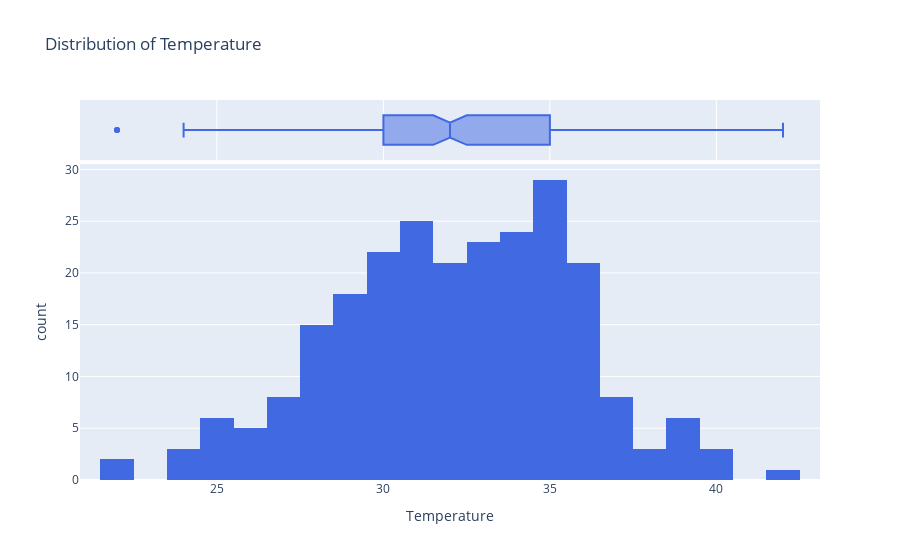
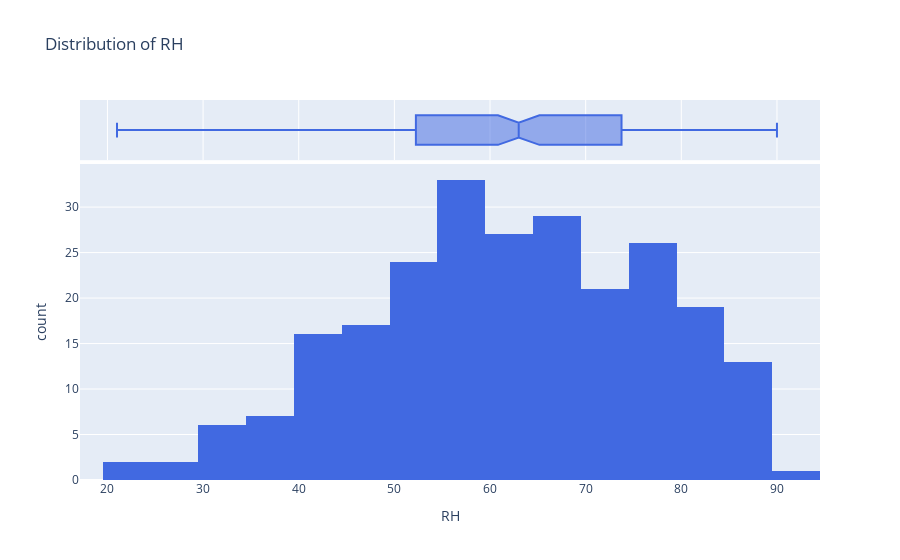
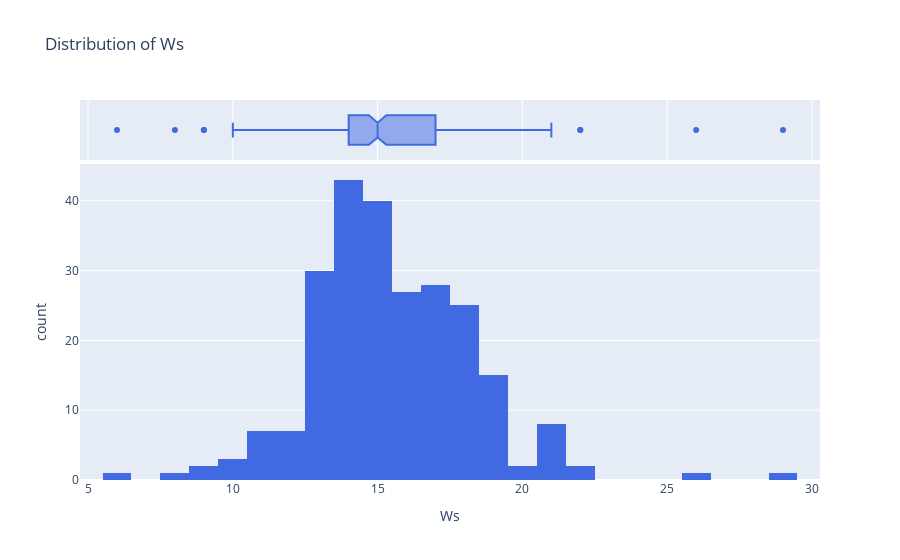
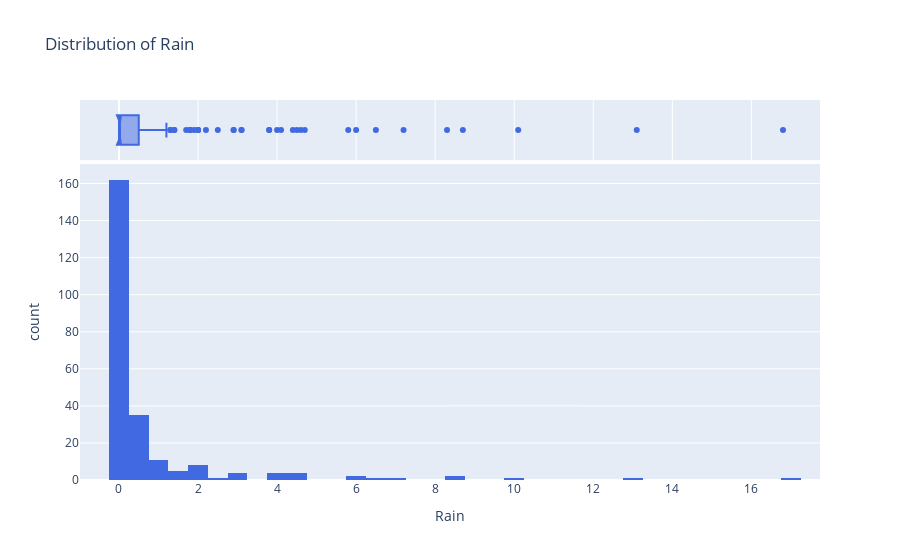

Write notebook code for charts like these, in order.
### Code cell
for feature in ['Temperature', 'RH', 'Ws', 'Rain']:
    histogram = px.histogram(Algeria_data, x=feature, 
                             title=f'Distribution of {feature}',
                             labels={feature: feature, 'count': 'Frequency'},
                             marginal="box", 
                             color_discrete_sequence=['royalblue'])
    histogram.show()

### Figure 1 — Plotly figure (JSON) as saved in the notebook; plotly's stock layout.template omitted (floating-point values rounded to 4 significant figures; data arrays with more than 128 entries replaced by an {"elided": "..."} marker saying what was removed)
{"data": [{"alignmentgroup": "True", "bingroup": "x", "hovertemplate": "Temperature=%{x}<br>count=%{y}<extra></extra>", "legendgroup": "", "marker": {"color": "royalblue", "pattern": {"shape": ""}}, "name": "", "offsetgroup": "", "orientation": "v", "showlegend": false, "type": "histogram", "x": {"elided": "243 int values"}, "xaxis": "x", "yaxis": "y"}, {"alignmentgroup": "True", "hovertemplate": "Temperature=%{x}<extra></extra>", "legendgroup": "", "marker": {"color": "royalblue"}, "name": "", "notched": true, "offsetgroup": "", "showlegend": false, "type": "box", "x": {"elided": "243 int values"}, "xaxis": "x2", "yaxis": "y2"}], "layout": {"barmode": "relative", "legend": {"tracegroupgap": 0}, "title": {"text": "Distribution of Temperature"}, "xaxis": {"anchor": "y", "domain": [0, 1], "title": {"text": "Temperature"}}, "xaxis2": {"anchor": "y2", "domain": [0, 1], "matches": "x", "showgrid": true, "showticklabels": false}, "yaxis": {"anchor": "x", "domain": [0, 0.8316], "title": {"text": "count"}}, "yaxis2": {"anchor": "x2", "domain": [0.8416, 1], "matches": "y2", "showgrid": false, "showline": false, "showticklabels": false, "ticks": ""}}}

### Figure 2 — Plotly figure (JSON) as saved in the notebook; plotly's stock layout.template omitted (floating-point values rounded to 4 significant figures; data arrays with more than 128 entries replaced by an {"elided": "..."} marker saying what was removed)
{"data": [{"alignmentgroup": "True", "bingroup": "x", "hovertemplate": "RH=%{x}<br>count=%{y}<extra></extra>", "legendgroup": "", "marker": {"color": "royalblue", "pattern": {"shape": ""}}, "name": "", "offsetgroup": "", "orientation": "v", "showlegend": false, "type": "histogram", "x": {"elided": "243 int values"}, "xaxis": "x", "yaxis": "y"}, {"alignmentgroup": "True", "hovertemplate": "RH=%{x}<extra></extra>", "legendgroup": "", "marker": {"color": "royalblue"}, "name": "", "notched": true, "offsetgroup": "", "showlegend": false, "type": "box", "x": {"elided": "243 int values"}, "xaxis": "x2", "yaxis": "y2"}], "layout": {"barmode": "relative", "legend": {"tracegroupgap": 0}, "title": {"text": "Distribution of RH"}, "xaxis": {"anchor": "y", "domain": [0, 1], "title": {"text": "RH"}}, "xaxis2": {"anchor": "y2", "domain": [0, 1], "matches": "x", "showgrid": true, "showticklabels": false}, "yaxis": {"anchor": "x", "domain": [0, 0.8316], "title": {"text": "count"}}, "yaxis2": {"anchor": "x2", "domain": [0.8416, 1], "matches": "y2", "showgrid": false, "showline": false, "showticklabels": false, "ticks": ""}}}

### Figure 3 — Plotly figure (JSON) as saved in the notebook; plotly's stock layout.template omitted (floating-point values rounded to 4 significant figures; data arrays with more than 128 entries replaced by an {"elided": "..."} marker saying what was removed)
{"data": [{"alignmentgroup": "True", "bingroup": "x", "hovertemplate": "Ws=%{x}<br>count=%{y}<extra></extra>", "legendgroup": "", "marker": {"color": "royalblue", "pattern": {"shape": ""}}, "name": "", "offsetgroup": "", "orientation": "v", "showlegend": false, "type": "histogram", "x": {"elided": "243 int values"}, "xaxis": "x", "yaxis": "y"}, {"alignmentgroup": "True", "hovertemplate": "Ws=%{x}<extra></extra>", "legendgroup": "", "marker": {"color": "royalblue"}, "name": "", "notched": true, "offsetgroup": "", "showlegend": false, "type": "box", "x": {"elided": "243 int values"}, "xaxis": "x2", "yaxis": "y2"}], "layout": {"barmode": "relative", "legend": {"tracegroupgap": 0}, "title": {"text": "Distribution of Ws"}, "xaxis": {"anchor": "y", "domain": [0, 1], "title": {"text": "Ws"}}, "xaxis2": {"anchor": "y2", "domain": [0, 1], "matches": "x", "showgrid": true, "showticklabels": false}, "yaxis": {"anchor": "x", "domain": [0, 0.8316], "title": {"text": "count"}}, "yaxis2": {"anchor": "x2", "domain": [0.8416, 1], "matches": "y2", "showgrid": false, "showline": false, "showticklabels": false, "ticks": ""}}}

### Figure 4 — Plotly figure (JSON) as saved in the notebook; plotly's stock layout.template omitted (floating-point values rounded to 4 significant figures; data arrays with more than 128 entries replaced by an {"elided": "..."} marker saying what was removed)
{"data": [{"alignmentgroup": "True", "bingroup": "x", "hovertemplate": "Rain=%{x}<br>count=%{y}<extra></extra>", "legendgroup": "", "marker": {"color": "royalblue", "pattern": {"shape": ""}}, "name": "", "offsetgroup": "", "orientation": "v", "showlegend": false, "type": "histogram", "x": {"elided": "243 float values"}, "xaxis": "x", "yaxis": "y"}, {"alignmentgroup": "True", "hovertemplate": "Rain=%{x}<extra></extra>", "legendgroup": "", "marker": {"color": "royalblue"}, "name": "", "notched": true, "offsetgroup": "", "showlegend": false, "type": "box", "x": {"elided": "243 float values"}, "xaxis": "x2", "yaxis": "y2"}], "layout": {"barmode": "relative", "legend": {"tracegroupgap": 0}, "title": {"text": "Distribution of Rain"}, "xaxis": {"anchor": "y", "domain": [0, 1], "title": {"text": "Rain"}}, "xaxis2": {"anchor": "y2", "domain": [0, 1], "matches": "x", "showgrid": true, "showticklabels": false}, "yaxis": {"anchor": "x", "domain": [0, 0.8316], "title": {"text": "count"}}, "yaxis2": {"anchor": "x2", "domain": [0.8416, 1], "matches": "y2", "showgrid": false, "showline": false, "showticklabels": false, "ticks": ""}}}
